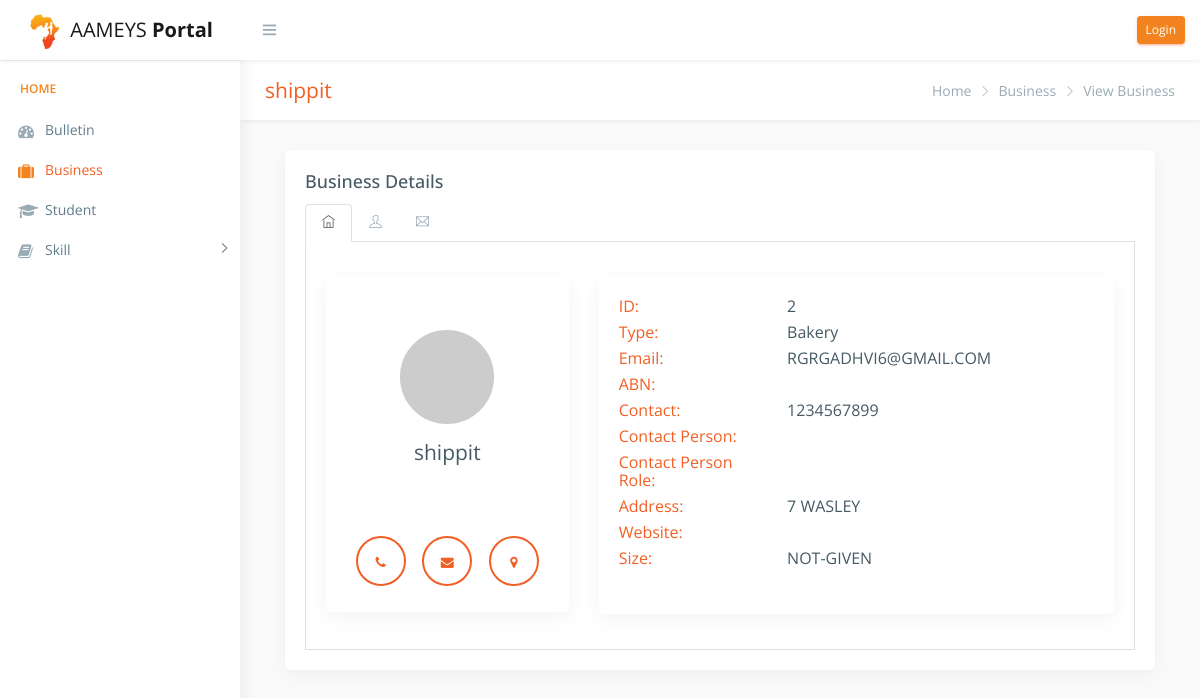
The page /messagetesting.php?id=2 on the database its author committed.
### tables this page shows
CREATE TABLE `business` (
  `busId` int(11) NOT NULL,
  `UId` int(11) NOT NULL,
  `busName` varchar(60) NOT NULL,
  `busAddress` varchar(120) NOT NULL,
  `busType` varchar(80) NOT NULL,
  `busABN` varchar(60) DEFAULT NULL,
  `busEmail` varchar(80) DEFAULT NULL,
  `busContact` int(11) DEFAULT NULL,
  `busContactPerson` varchar(90) DEFAULT NULL,
  `busContactPersonRole` varchar(30) DEFAULT NULL,
  `busWebsite` varchar(90) DEFAULT NULL,
  `busSize` varchar(90) DEFAULT NULL
);

### messagetesting.php (the view, shortened to what this page needs)
<!DOCTYPE html>
<html lang="en">
<?php
include "include/db_config.php";
$id = $_GET['id'];
$query = "SELECT * FROM business WHERE busId = $id";
$result = mysqli_query($conn,$query);
$row = mysqli_fetch_assoc($result);
?>
<head>
    <link href="css/lib/bootstrap/bootstrap.css" rel="stylesheet">
    <link href="https://cdnjs.cloudflare.com/ajax/libs/font-awesome/4.7.0/css/font-awesome.css" type="text/css" rel="stylesheet">
    <link href="css/helper.css" rel="stylesheet">
    <link href="css/style.css" rel="stylesheet">
    <link href="css/messagestyle.css" rel="stylesheet">
</head>
<body class="fix-header fix-sidebar">
    <div id="main-wrapper">
        <div class="header" style="">
            <?php include "include/top_nav.php"; ?>
        </div>
        <div class="left-sidebar" style="overflow: visible;">
            <?php include "include/side_nav.php"; ?>
        </div>
        <div class="page-wrapper" style="min-height: 157px;">
            <div class="row page-titles">
                <div class="col-md-5 align-self-center">
                    <h3 class="text-primary"><?php echo $row['busName'];?></h3> </div>
                <div class="col-md-7 align-self-center">
                    <ol class="breadcrumb">
                      <li class="breadcrumb-item"><a href="bulletin.php">Home</a></li>
                      <li class="breadcrumb-item"><a href="business.php">Business</a></li>
                      <li class="breadcrumb-item active">View Business</li>
                    </ol>
                </div>
            </div>
            <div class="container-fluid">
                      <div class="col-md-12">
                              <div class="card">
                                  <div class="card-body">
                                      <h4 class="card-title">Business Details</h4>
                                      <ul class="nav nav-tabs" role="tablist">
                                          <li class="nav-item"> <a class="nav-link active show" data-toggle="tab" href="#home8" role="tab" aria-selected="true"><span><i class="ti-home"></i></span></a> </li>
                                          <li class="nav-item"> <a class="nav-link" data-toggle="tab" href="#profile8" role="tab" aria-selected="false"><span><i class="ti-user"></i></span></a> </li>
                                          <li class="nav-item"> <a class="nav-link" data-toggle="tab" href="#messages8" role="tab" aria-selected="false"><span><i class="ti-email"></i></span></a> </li>
                                      </ul>
                                      <div class="tab-content tabcontent-border">
                                          <div class="tab-pane active show" id="home8" role="tabpanel">
                                                <div class="p-20">
                                                  <div class="row">
                                                            <div class="col-lg-4">
                                                                <div class="card">
                                                                    <div class="card-body">
                                                                        <div class="card-two">
                                                                            <header>
                                                                                <div class="avatar">
                                                                                </div>
                                                                            </header>
                                                                            <h3></span><?php echo $row['busName'];?></h3>
                                                                            <div>
                                                                            </div>
                                                                            <div class="contacts" >
                                                                                <br>
                                                                                <a href="tel:5555555555"><i class="fa fa-phone"></i></a>
                                                                                <a href=""><i class="fa fa-envelope"></i></a>
                                                                                <a href=""><i class="fa fa-map-marker"></i></a>
                                                                            </div>
                                                                        </div>
                                                                    </div>
                                                                </div>
                                                            </div>
                                                            <div class="col-lg-8">
                                                                <div class="card">
                                                                    <div class="card-body">
                                                                      <div class="row">
                                                                        <div class="col-4"><h5><span class="text-primary">ID: </span></h5></div>
                                                                        <div class="col-8"><h5><?php echo $row['busId'];?></h5></div>
                                                                      </div>
                                                                      <div class="row">
                                                                        <div class="col-4"><h5><span class="text-primary">Type: </span></h5></div>
                                                                        <div class="col-8"><h5><?php echo $row['busType'];?></h5></div>
                                                                      </div>
                                                                      <div class="row">
                                                                        <div class="col-4"><h5><span class="text-primary">Email: </span></h5></div>
                                                                        <div class="col-8"><h5><?php echo $row['busEmail'];?></h5></div>
                                                                      </div>
                                                                      <div class="row">
                                                                        <div class="col-4"><h5><span class="text-primary">ABN: </span></h5></div>
                                                                        <div class="col-8"><h5><?php echo $row['busABN'];?></h5></div>
                                                                      </div>
                                                                      <div class="row">
                                                                        <div class="col-4"><h5><span class="text-primary">Contact: </span></h5></div>
                                                                        <div class="col-8"><h5><?php echo $row['busContact'];?></h5></div>
                                                                      </div>
                                                                      <div class="row">
                                                                        <div class="col-4"><h5><span class="text-primary">Contact Person: </span></h5></div>
                                                                        <div class="col-8"><h5><?php echo $row['busContactPerson'];?></h5></div>
                                                                      </div>
                                                                      <div class="row">
                                                                        <div class="col-4"><h5><span class="text-primary">Contact Person Role: </span></h5></div>
                                                                        <div class="col-8"><h5><?php echo $row['busContactPersonRole'];?></h5></div>
                                                                      </div>
                                                                      <div class="row">
                                                                        <div class="col-4"><h5><span class="text-primary">Address: </span></h5></div>
                                                                        <div class="col-8"><h5><?php echo $row['busAddress'];?></h5></div>
                                                                      </div>
                                                                      <div class="row">
                                                                        <div class="col-4"><h5><span class="text-primary">Website: </span></h5></div>
                                                                        <div class="col-8"><h5><?php echo $row['busWebsite'];?></h5></div>
                                                                      </div>
                                                                      <div class="row">
                                                                        <div class="col-4"><h5><span class="text-primary">Size: </span></h5></div>
                                                                        <div class="col-8"><h5><?php echo $row['busSize'];?></h5></div>
                                                                      </div>
                                                                    </div>
                                                                </div>
                                                              </div>
                                                  </div>
                                                </div>
                                          </div>
                                      </div>
                                  </div>
                              </div>
                        </div>
          </div>
        </div>
    </div>
</body>
</html>

### css/helper.css (style rules this page uses)
.p-20 { padding: 20px!important; }

### rows shown on the page
business: busName "shippit", busId "2", busType "Bakery", busEmail "RGRGADHVI6@GMAIL.COM", busContact "1234567899", busAddress "7 WASLEY", busSize "NOT-GIVEN"
